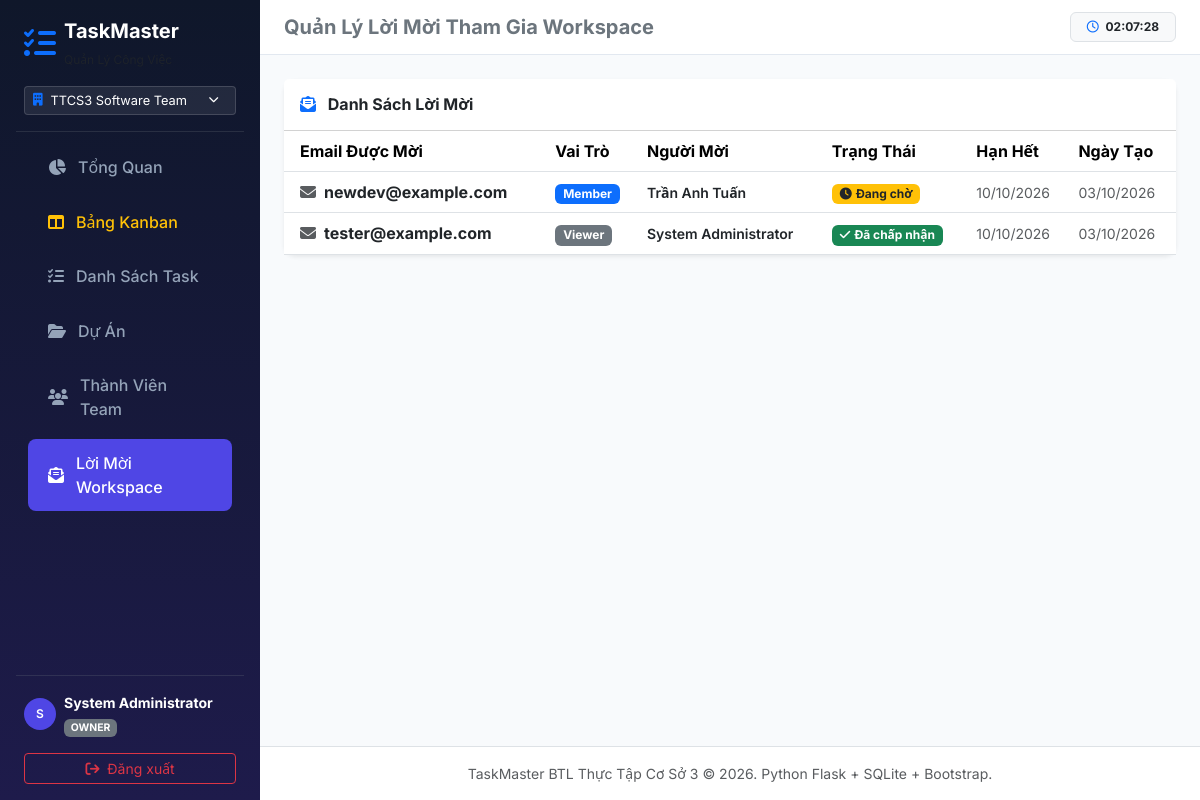
Screenshot of /invitations (signed in) with the database file from the repository.
### tables this page shows
CREATE TABLE users (
    id           TEXT PRIMARY KEY,                    -- UUID v7
    username     TEXT UNIQUE NOT NULL,
    email        TEXT UNIQUE NOT NULL,
    password_hash TEXT NOT NULL,
    fullname     TEXT NOT NULL,
    avatar_url   TEXT,
    is_active    INTEGER NOT NULL DEFAULT 1,          -- 1=active, 0=disabled
    created_at   TEXT NOT NULL,                       -- ISO-8601 UTC
    updated_at   TEXT NOT NULL
);

CREATE TABLE workspace_invitations (
    id              TEXT PRIMARY KEY,                 -- UUID v7
    workspace_id    TEXT NOT NULL REFERENCES workspaces(id) ON DELETE CASCADE,
    email           TEXT NOT NULL,
    role            TEXT NOT NULL CHECK(role IN ('Admin','Member','Viewer')),
    token           TEXT UNIQUE NOT NULL,             -- Secure random token gửi qua email
    status          TEXT NOT NULL DEFAULT 'Pending'
                        CHECK(status IN ('Pending','Accepted','Declined','Expired')),
    invited_by      TEXT NOT NULL REFERENCES users(id),
    expires_at      TEXT NOT NULL,                   -- ISO-8601 UTC (default +7 ngày)
    accepted_by     TEXT REFERENCES users(id),       -- user đã accept (nếu có)
    accepted_at     TEXT,
    created_at      TEXT NOT NULL,
    updated_at      TEXT NOT NULL
);

### app.py (the view)
@app.route('/invitations')
@login_required
def invitations():
    ws_id = session.get('workspace_id')
    conn  = get_db_connection()
    inv_list = conn.execute('''
        SELECT wi.*, u.fullname AS invited_by_name
        FROM workspace_invitations wi
        JOIN users u ON wi.invited_by = u.id
        WHERE wi.workspace_id = ?
        ORDER BY wi.created_at DESC
    ''', (ws_id,)).fetchall()
    conn.close()
    return render_template('invitations.html', invitations=inv_list)

### app.py (called while the page is built)
@app.template_filter('date_format')
def date_format_filter(value):
    if not value:
        return "-"
    try:
        dt = datetime.strptime(str(value).split('T')[0].split()[0], "%Y-%m-%d")
        return dt.strftime("%d/%m/%Y")
    except Exception:
        return str(value)

def login_required(f):
    @functools.wraps(f)
    def decorated_function(*args, **kwargs):
        if 'user_id' not in session:
            flash('Vui lòng đăng nhập để sử dụng ứng dụng!', 'warning')
            return redirect(url_for('login', next=request.url))
        return f(*args, **kwargs)
    return decorated_function

@app.context_processor
def inject_user():
    return dict(
        current_user=session.get('fullname'),
        current_role=session.get('role'),           # role trong active workspace
        current_username=session.get('username'),
        current_user_id=session.get('user_id'),
        active_workspace_id=session.get('workspace_id'),
        active_workspace_name=session.get('workspace_name'),
        Role=Role,                                   # expose Role constants to Jinja2
    )

### database.py (called while the page is built)
def get_db_connection() -> sqlite3.Connection:
    conn = sqlite3.connect(DB_FILE)
    conn.row_factory = sqlite3.Row
    conn.execute("PRAGMA foreign_keys = ON")  # Enable FK enforcement
    conn.execute("PRAGMA journal_mode = WAL")  # Better concurrency
    return conn

### templates/invitations.html (shortened to what this page needs)
{% extends 'base.html' %}
{% block header_title %}Quản Lý Lời Mời Tham Gia Workspace{% endblock %}
{% block content %}
<div class="card border-0 shadow-sm">
    <div class="card-header bg-white py-3">
        <h6 class="fw-bold mb-0 text-dark"><i class="fa-solid fa-envelope-open-text text-primary me-2"></i> Danh Sách Lời Mời</h6>
    </div>
    <div class="card-body p-0">
        <div class="table-responsive">
            <table class="table table-hover align-middle mb-0">
                <thead>
                    <tr>
                        <th class="ps-3">Email Được Mời</th>
                        <th>Vai Trò</th>
                        <th>Người Mời</th>
                        <th>Trạng Thái</th>
                        <th>Hạn Hết</th>
                        <th>Ngày Tạo</th>
                    </tr>
                </thead>
                <tbody>
                    {% for inv in invitations %}
                    <tr>
                        <td class="ps-3 fw-bold text-dark">
                            <i class="fa-solid fa-envelope me-2 text-muted"></i>{{ inv['email'] }}
                        </td>
                        <td>
                            {% if inv['role'] == 'Admin' %}
                                <span class="badge bg-danger">Admin</span>
                            {% elif inv['role'] == 'Member' %}
                                <span class="badge bg-primary">Member</span>
                            {% else %}
                                <span class="badge bg-secondary">Viewer</span>
                            {% endif %}
                        </td>
                        <td class="small fw-semibold text-dark">{{ inv['invited_by_name'] }}</td>
                        <td>
                            {% if inv['status'] == 'Pending' %}
                                <span class="badge bg-warning text-dark"><i class="fa-solid fa-clock me-1"></i>Đang chờ</span>
                            {% elif inv['status'] == 'Accepted' %}
                                <span class="badge bg-success"><i class="fa-solid fa-check me-1"></i>Đã chấp nhận</span>
                            {% elif inv['status'] == 'Declined' %}
                                <span class="badge bg-danger"><i class="fa-solid fa-xmark me-1"></i>Đã từ chối</span>
                            {% else %}
                                <span class="badge bg-secondary"><i class="fa-solid fa-hourglass-end me-1"></i>Hết hạn</span>
                            {% endif %}
                        </td>
                        <td class="small text-muted">{{ inv['expires_at'] | date_format }}</td>
                        <td class="small text-muted">{{ inv['created_at'] | date_format }}</td>
                    </tr>
                    {% else %}
                    <tr>
                        <td colspan="6" class="text-center text-muted py-5">Chưa có lời mời nào.</td>
                    </tr>
                    {% endfor %}
                </tbody>
            </table>
        </div>
    </div>
</div>
{% endblock %}

### templates/base.html (shortened to what this page needs)
<!DOCTYPE html>
<html lang="vi">
<head>
    <link href="https://cdn.jsdelivr.net/npm/bootstrap@5.3.2/dist/css/bootstrap.min.css" rel="stylesheet">
    <link href="https://cdnjs.cloudflare.com/ajax/libs/font-awesome/6.4.2/css/all.min.css" rel="stylesheet">
    <link href="{{ url_for('static', filename='css/style.css') }}" rel="stylesheet">
</head>
<body>
    <div class="d-flex">
        {% if session.get('user_id') %}
        <aside class="sidebar d-flex flex-column p-3">
            <a href="{{ url_for('dashboard') }}" class="d-flex align-items-center text-white text-decoration-none mb-3 px-2">
                <i class="fa-solid fa-list-check fa-2x text-primary me-2"></i>
                <div>
                    <span class="fs-5 fw-bold d-block">TaskMaster</span>
                    <small class="text-muted" style="font-size: 0.75rem;">Quản Lý Công Việc</small>
                </div>
            </a>
            {% if active_workspace_name %}
            <div class="dropdown mb-2 px-2">
                <button class="btn btn-sm w-100 text-start d-flex align-items-center gap-2 text-white"
                        style="background: rgba(255,255,255,0.08); border-color: rgba(255,255,255,0.15);"
                        data-bs-toggle="dropdown" aria-expanded="false">
                    <i class="fa-solid fa-building text-primary" style="font-size:0.8rem;"></i>
                    <span class="text-truncate flex-grow-1" style="font-size:0.8rem; max-width:150px;">{{ active_workspace_name }}</span>
                    <i class="fa-solid fa-chevron-down" style="font-size:0.65rem;"></i>
                </button>
            </div>
            {% endif %}
            <hr class="text-secondary my-2">
            <ul class="nav nav-pills flex-column mb-auto">
                <li class="nav-item">
                    <a href="{{ url_for('dashboard') }}" class="nav-link {% if request.endpoint == 'dashboard' %}active{% endif %}">
                        <i class="fa-solid fa-chart-pie"></i> Tổng Quan
                    </a>
                </li>
                <li>
                    <a href="{{ url_for('kanban') }}" class="nav-link text-warning {% if request.endpoint == 'kanban' %}active{% endif %}">
                        <i class="fa-solid fa-table-columns"></i> Bảng Kanban
                    </a>
                </li>
                <li>
                    <a href="{{ url_for('tasks') }}" class="nav-link {% if request.endpoint in ['tasks', 'task_detail'] %}active{% endif %}">
                        <i class="fa-solid fa-tasks"></i> Danh Sách Task
                    </a>
                </li>
                <li>
                    <a href="{{ url_for('projects') }}" class="nav-link {% if request.endpoint == 'projects' %}active{% endif %}">
                        <i class="fa-solid fa-folder-open"></i> Dự Án
                    </a>
                </li>
                <li>
                    <a href="{{ url_for('members') }}" class="nav-link {% if request.endpoint == 'members' %}active{% endif %}">
                        <i class="fa-solid fa-users"></i> Thành Viên Team
                    </a>
                </li>
                <li>
                    <a href="{{ url_for('invitations') }}" class="nav-link {% if request.endpoint == 'invitations' %}active{% endif %}">
                        <i class="fa-solid fa-envelope-open-text"></i> Lời Mời Workspace
                    </a>
                </li>
            </ul>
            <hr class="text-secondary">
            <div class="px-2">
                <div class="d-flex align-items-center mb-2">
                    <div class="avatar-circle me-2">
                        {{ current_user[0] | upper if current_user else 'U' }}
                    </div>
                    <div>
                        <div class="fw-bold text-white small">{{ current_user }}</div>
                        <span class="badge bg-secondary" style="font-size: 0.65rem;">{{ current_role | upper }}</span>
                    </div>
                </div>
                <a href="{{ url_for('logout') }}" class="btn btn-outline-danger btn-sm w-100 mt-2">
                    <i class="fa-solid fa-arrow-right-from-bracket me-1"></i> Đăng xuất
                </a>
            </div>
        </aside>
        {% endif %}
        <div class="main-wrapper">
            {% if session.get('user_id') %}
            <header class="top-navbar d-flex justify-content-between align-items-center">
                <div class="d-flex align-items-center">
                    <h5 class="mb-0 fw-bold text-secondary">
                        {% block header_title %}Hệ Thống Quản Lý Công Việc & Dự Án{% endblock %}
                    </h5>
                </div>
                <div class="d-flex align-items-center gap-3">
                    <span class="badge bg-light text-dark border px-3 py-2">
                        <i class="fa-regular fa-clock me-1 text-primary"></i> <span id="clock-display">--:--:--</span>
                    </span>
                </div>
            </header>
            {% endif %}
            <div class="container-fluid p-4">
                {% block content %}{% endblock %}
            </div>
            <footer class="mt-auto py-3 bg-white border-top text-center text-muted small">
                <div class="container">
                    <span>TaskMaster BTL Thực Tập Cơ Sở 3 &copy; 2026. Python Flask + SQLite + Bootstrap.</span>
                </div>
            </footer>
        </div>
    </div>
</body>
</html>

### static/css/style.css (style rules this page uses)
:root { --primary-color: #4f46e5; --primary-hover: #4338ca; --bg-light: #f8fafc; --card-shadow: 0 4px 6px -1px rgba(0, 0, 0, 0.05), 0 2px 4px -1px rgba(0, 0, 0, 0.03); --card-shadow-hover: 0 10px 15px -3px rgba(0, 0, 0, 0.08), 0 4px 6px -2px rgba(0, 0, 0, 0.04); }
body { font-family: 'Inter', system-ui, -apple-system, BlinkMacSystemFont, 'Segoe UI', Roboto, sans-serif; background-color: var(--bg-light); color: #334155; min-height: 100vh; }
.sidebar { width: 260px; background: linear-gradient(180deg, #0f172a 0%, #1e1b4b 100%); color: #f8fafc; min-height: 100vh; transition: all 0.3s ease; }
.sidebar .nav-link { color: #94a3b8; padding: 0.75rem 1.25rem; font-weight: 500; border-radius: 0.5rem; margin: 0.2rem 0.75rem; display: flex; align-items: center; gap: 0.75rem; transition: all 0.2s ease; }
.sidebar .nav-link:hover, .sidebar .nav-link.active { color: #ffffff; background-color: rgba(255, 255, 255, 0.12); }
.sidebar .nav-link.active { background-color: var(--primary-color); }
.main-wrapper { flex: 1; display: flex; flex-direction: column; }
.top-navbar { background-color: #ffffff; border-bottom: 1px solid #e2e8f0; padding: 0.75rem 1.5rem; }
.card { border: none; border-radius: 0.75rem; box-shadow: var(--card-shadow); transition: transform 0.2s ease, box-shadow 0.2s ease; }
.avatar-circle { width: 32px; height: 32px; border-radius: 50%; background-color: #4f46e5; color: #ffffff; display: flex; align-items: center; justify-content: center; font-weight: 600; font-size: 0.75rem; }

### rows the page displays
users: fullname "System Administrator"
workspace_invitations: email "newdev@example.com", role "Member", invited_by_name "Trần Anh Tuấn", status "Pending" (drawn), expires_at "10/10/2026", created_at "03/10/2026"
workspace_invitations: email "tester@example.com", role "Viewer", invited_by_name "System Administrator", status "Accepted" (drawn), expires_at "10/10/2026", created_at "03/10/2026"

### other values shown
{{ active_workspace_name }} "TTCS3 Software Team"
{{ current_user[0] | upper if current_user else 'U' }} "S"
{{ current_role | upper }} "OWNER"
